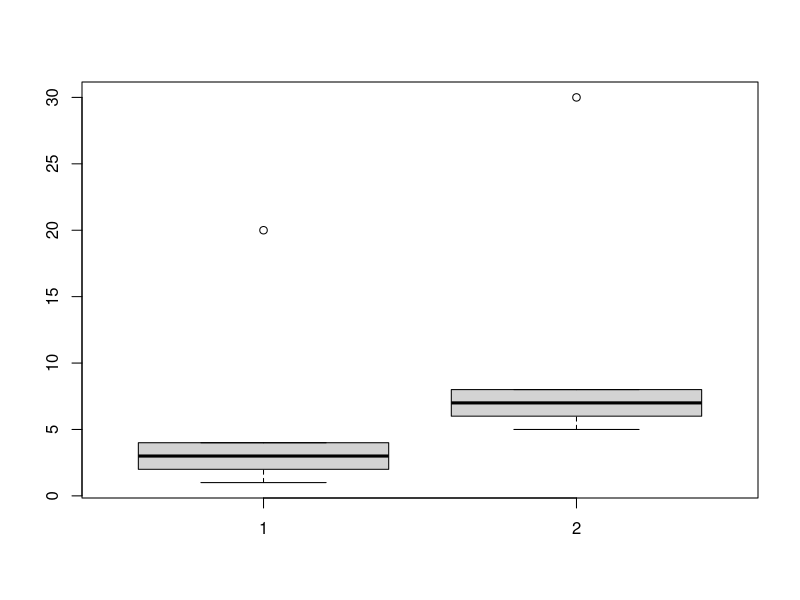

Write the R code that produced this figure. (Note: this script raises an error after producing the figure.)
# 1. Згенерувати вектор (масив, таблиця даних) і додати в нього елементи
# NA. Очистити дані від NA з використанням функції is.na () [1].

# Створення вектора з елементами NA
my_vector <- c(1, 2, NA, 4, NA, 6)

# Очистка вектора від NA
my_vector_cleaned <- my_vector[!is.na(my_vector)]


# 2. Згенерувати таблицю даних з числовими і текстовими стовпцями.
# Очистити дані функцією complete.cases () [1].

# Створення таблиці даних
my_data <- data.frame(
  numeric_column = c(1, 2, 3, NA, 5),
  text_column = c("a", "b", NA, "d", "e")
)

# Очистка даних від NA
my_data_cleaned <- my_data[complete.cases(my_data), ]


# 3. Згенерувати числову таблицю даних з пропусками. З використанням
# функції preProcess з пакета caret заповнити пропуски передбаченими
# значеннями (середнє,медіана) [2].

library(caret)

# Створення числової таблиці даних з пропусками
my_numeric_data <- data.frame(
  numeric_column = c(1, 2, NA, 4, 5),
  another_numeric_column = c(NA, 2, 3, 4, NA)
)

# Заповнення пропусків середнім значенням
preprocessed_data <- preProcess(my_numeric_data, method = c("medianImpute"))
my_data_imputed <- predict(preprocessed_data, newdata = my_numeric_data)


# 4. Згенерувати два числових набори даних, додати в них викиди. З
# використанням функції boxplot() виявити викиди і видалити їх [3, 4].

# Створення двох числових наборів даних з викидами
dataset1 <- c(1, 2, 3, 4, 20)
dataset2 <- c(5, 6, 7, 8, 30)

# Виявлення викидів
boxplot(dataset1, dataset2, outline = TRUE)

# Видалення викидів
dataset1_cleaned <- dataset1[!dataset1 %in% boxplot.stats(dataset1)$out]
dataset2_cleaned <- dataset2[!dataset2 %in% boxplot.stats(dataset2)$out]


# 5. Згенеруйте таблицю даних, в якій дублюються рядки. Видаліть рядки
# з використанням функцій unique (), duplicated (). Порівняйте
# результати [5].

# Створення таблиці даних з дублікатами
my_duplicate_data <- data.frame(
  column1 = c(1, 2, 3, 2, 5),
  column2 = c("a", "b", "c", "b", "e")
)

# Видалення дублікатів
my_data_unique <- unique(my_duplicate_data)
my_data_duplicated_removed <- my_duplicate_data[!duplicated(my_duplicate_data), ]


# 6. Обробити пропуски в даних з використанням пакета mice [6].

library(mice)

# Створення даних з пропусками
incomplete_data <- data.frame(
  numeric_column = c(1, 2, NA, 4, 5),
  another_numeric_column = c(NA, 2, 3, 4, NA)
)

# Обробка пропусків з використанням mice
imputed_data <- mice(incomplete_data, method = "pmm")
completed_data <- complete(imputed_data)


# 7. Розібрати приклад з мультиколінеарності [7].

# ???